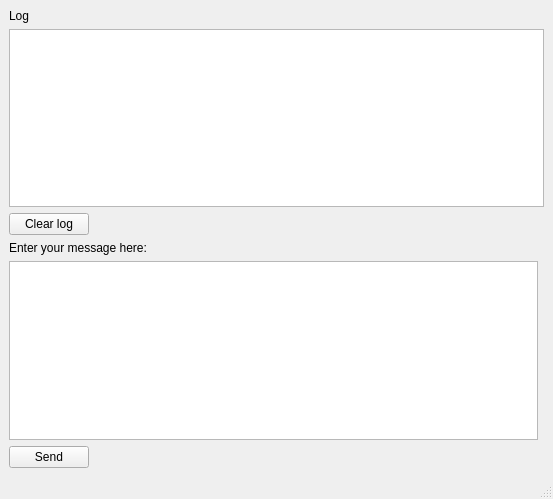
<?xml version="1.0" encoding="UTF-8"?>
<ui version="4.0">
 <class>MainWindow</class>
 <widget class="QMainWindow" name="MainWindow">
  <property name="geometry">
   <rect>
    <x>0</x>
    <y>0</y>
    <width>553</width>
    <height>499</height>
   </rect>
  </property>
  <property name="windowTitle">
   <string>Server</string>
  </property>
  <widget class="QWidget" name="centralwidget">
   <layout class="QGridLayout" name="gridLayout">
    <item row="2" column="0" alignment="Qt::AlignmentFlag::AlignLeft">
     <widget class="QPushButton" name="clear">
      <property name="text">
       <string>Clear log</string>
      </property>
     </widget>
    </item>
    <item row="3" column="0" colspan="2" alignment="Qt::AlignmentFlag::AlignLeft">
     <widget class="QLabel" name="label">
      <property name="text">
       <string>Enter your message here:</string>
      </property>
     </widget>
    </item>
    <item row="1" column="0" colspan="2">
     <widget class="QTextBrowser" name="textBrowser"/>
    </item>
    <item row="4" column="0">
     <widget class="QTextEdit" name="textEdit"/>
    </item>
    <item row="0" column="0" alignment="Qt::AlignmentFlag::AlignLeft|Qt::AlignmentFlag::AlignVCenter">
     <widget class="QLabel" name="label_2">
      <property name="text">
       <string>Log</string>
      </property>
     </widget>
    </item>
    <item row="5" column="0" alignment="Qt::AlignmentFlag::AlignLeft">
     <widget class="QPushButton" name="sendButton">
      <property name="text">
       <string>Send</string>
      </property>
     </widget>
    </item>
   </layout>
  </widget>
  <widget class="QMenuBar" name="menubar">
   <property name="geometry">
    <rect>
     <x>0</x>
     <y>0</y>
     <width>553</width>
     <height>21</height>
    </rect>
   </property>
  </widget>
  <widget class="QStatusBar" name="statusbar"/>
 </widget>
 <resources/>
 <connections/>
</ui>
